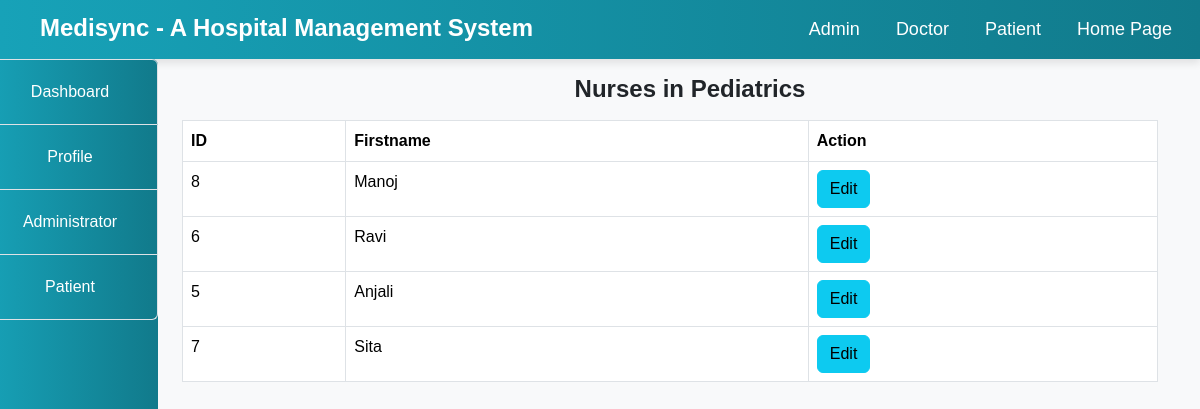
The page /Hospital/admin/nurse_details.php?department=Pediatrics on the database its author committed.
### tables this page shows
CREATE TABLE `staff` (
  `id` int(10) NOT NULL,
  `firstname` varchar(100) NOT NULL,
  `surname` varchar(100) NOT NULL,
  `username` varchar(100) NOT NULL,
  `email` varchar(100) NOT NULL,
  `gender` varchar(100) NOT NULL,
  `phone` varchar(100) NOT NULL,
  `city` varchar(100) NOT NULL,
  `qualification` varchar(100) NOT NULL,
  `role` varchar(100) NOT NULL,
  `experience` varchar(100) NOT NULL,
  `password` varchar(100) NOT NULL,
  `status` text NOT NULL,
  `date_reg` varchar(100) NOT NULL,
  `salary` int(10) NOT NULL,
  `department` varchar(100) NOT NULL
);

### Hospital/admin/nurse_details.php (the view, shortened to what this page needs)
<!DOCTYPE html>
<html lang="en">
<head>
</head>
<body>
    <?php
    include("../include/header.php");
    include("../include/connection.php");
    $department = isset($_GET['department']) ? mysqli_real_escape_string($connect, $_GET['department']) : '';
    ?>
    <div class="container-fluid">
        <div class="col-md-12">
            <div class="row">
                <div class="col-md-2" style="margin-left: -30px;">
                    <?php include("sidenav.php"); ?>
                </div>
                <div class="col-md-10">
                    <h5 class="text-center my-3">Nurses in <?php echo htmlspecialchars($department); ?></h5>
                    <?php
                        $query = "SELECT * FROM staff WHERE status='Approved' AND role='Nurse' AND department='$department' ORDER BY date_reg ASC";
                        $res = mysqli_query($connect, $query);
                        $output = "
                        <table class='table table-bordered department-table'>
                            <thead>
                                <tr>
                                    <th>ID</th>
                                    <th>Firstname</th>
                                    <th>Action</th>
                                </tr>
                            </thead>
                            <tbody>
                        ";
                        if (mysqli_num_rows($res) < 1) {
                            $output .= "
                            <tr>
                                <td colspan='11' class='text-center'>No Approved Nurses in $department.</td>
                            </tr>
                            ";
                        } else {
                            while ($row = mysqli_fetch_array($res)) {
                                $output .= "
                                <tr>
                                    <td>{$row['id']}</td>
                                    <td>{$row['firstname']}</td>
                                    <td>
                                        <a href='edit_staff.php?id={$row['id']}'>
                                            <button class='btn btn-info'>Edit</button>
                                        </a>
                                    </td>
                                </tr>
                                ";
                            }
                        }
                        $output .= "
                            </tbody>
                        </table>
                        ";
                        echo $output;
                    ?>
                </div>
            </div>
        </div>
    </div>
</body>
</html>

### Hospital/admin/nurse_details.php (style rules this page uses)
.table thead { background-color: #f8f9fa; }
.text-center { text-align: center; }
.department-table { margin-bottom: 30px; }

### Hospital/include/header.php (style rules this page uses)
body { font-family: 'Arial', sans-serif; background-color: #f8f9fa; }
h5 { margin-left: 40px; margin-top: 5px; font-size: 24px; font-weight: bold; }

### rows shown on the page
staff: id "8", firstname "Manoj"
staff: id "6", firstname "Ravi"
staff: id "5", firstname "Anjali"
staff: id "7", firstname "Sita"

### other values the page prints
$department "Pediatrics"
